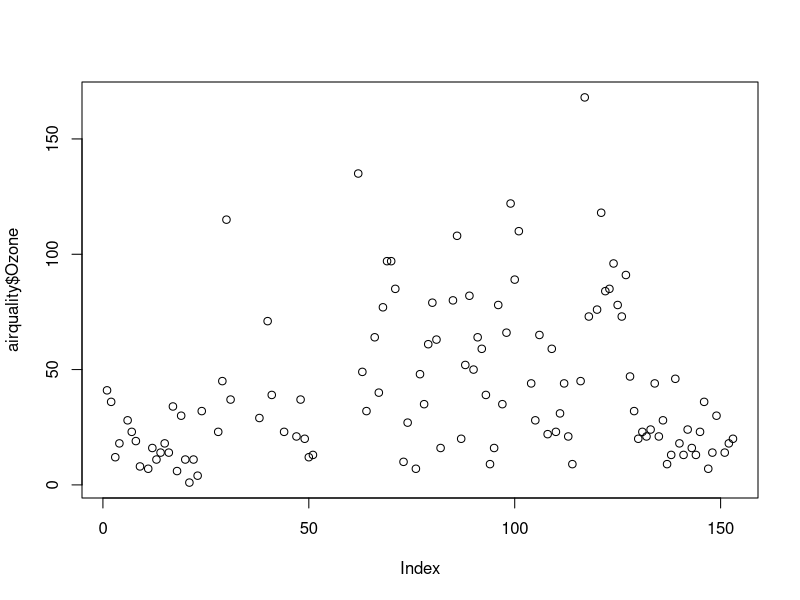
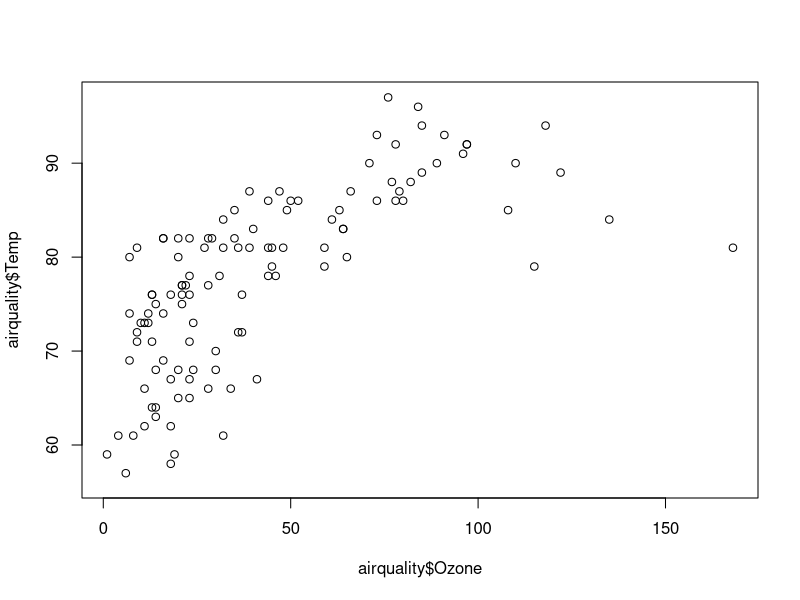
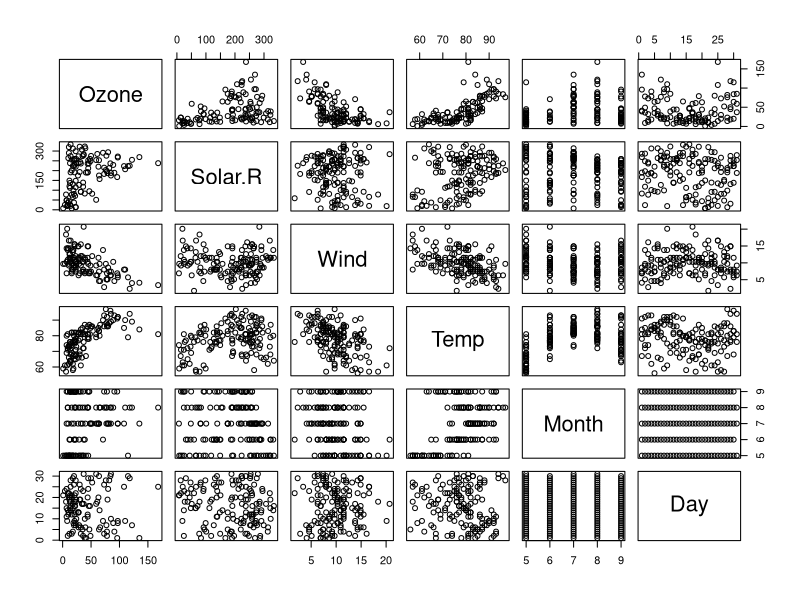
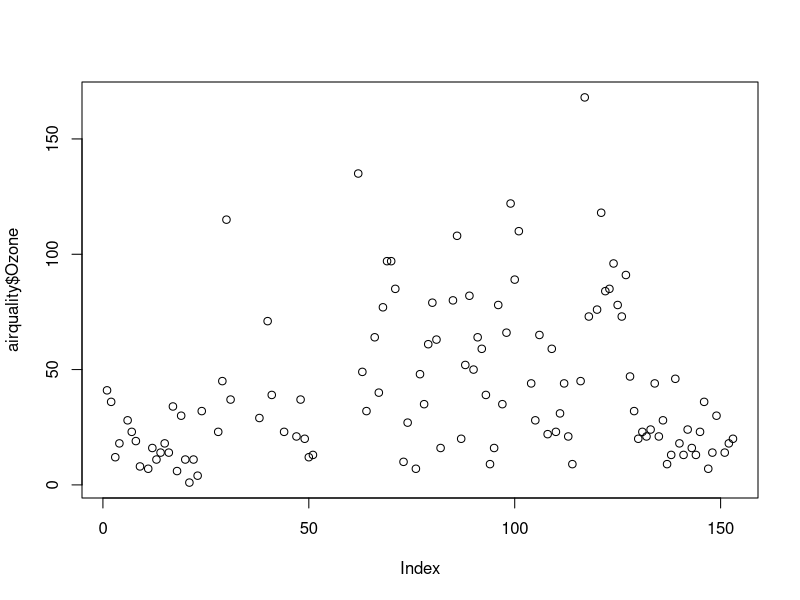
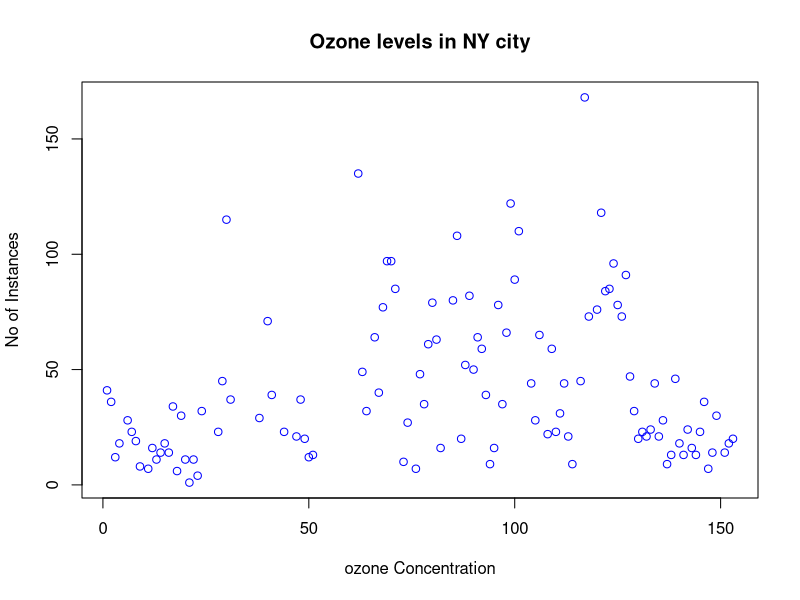
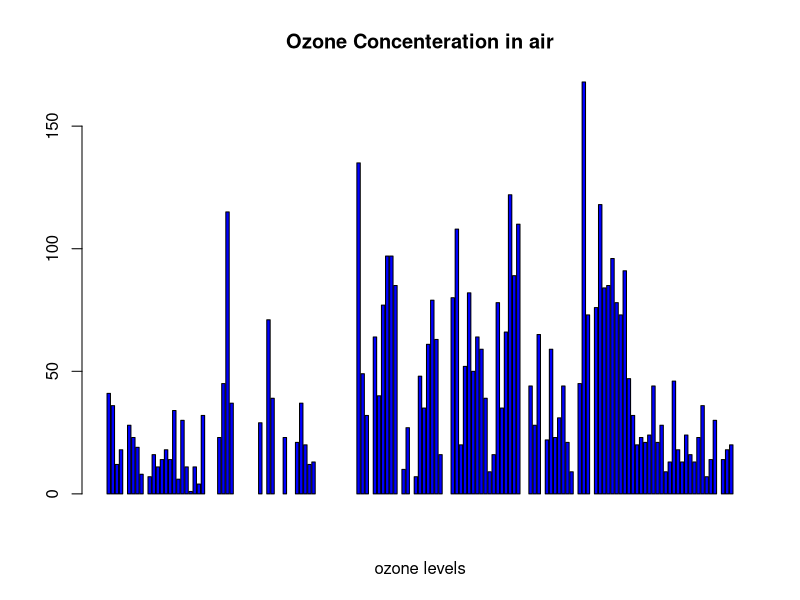
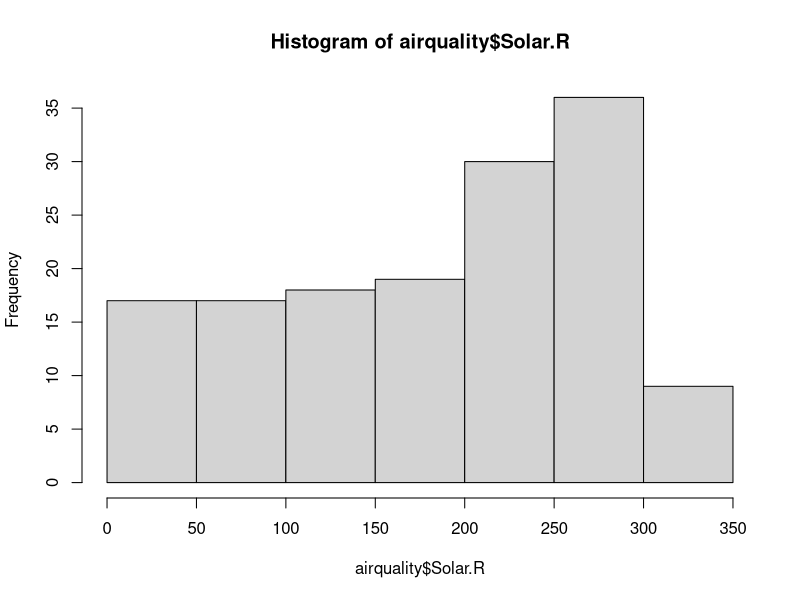
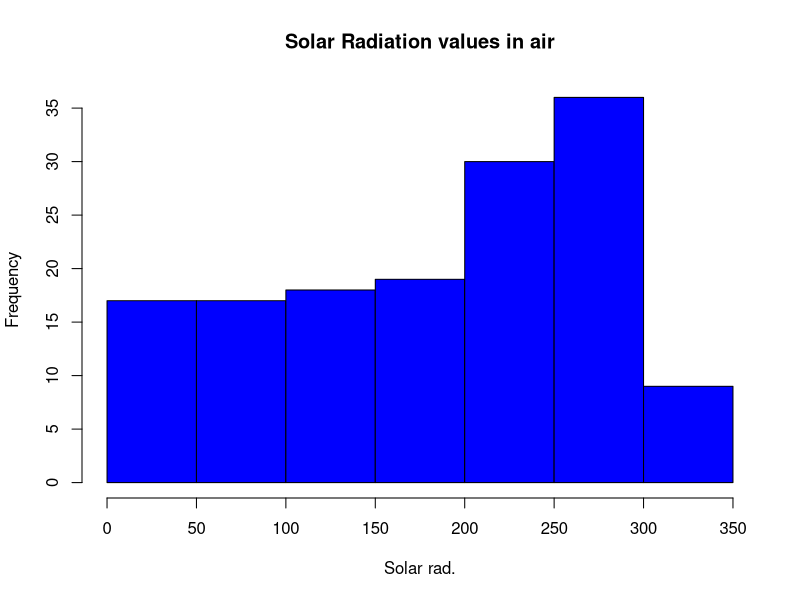

Reproduce these figures in R, in order.

library(datasets)
data("airquality")

#airquality = read.csv('path/airquality.csv',header=TRUE, sep=",")

airquality <- datasets::airquality

head(airquality)   #gives first 6 row and col
tail(airquality)   #gives last 6 row and col
airquality[,c(1,2)]  #all row , 1 and 2 col
airquality$Ozone    #only ozone col
####################
summary(airquality$Temp) # summary of only temp
summary(airquality)      # summary of the col variable


#####################
plot(airquality$Ozone)   # plots only ozone

plot(airquality$Ozone, airquality$Temp) #plot ozone against temp

plot(airquality)     # plots everything

# points and lines 
plot(airquality$Ozone, type= "p") # p: points, l: lines,b: both

plot(airquality$Ozone, xlab = 'ozone Concentration', 
     ylab = 'No of Instances', main = 'Ozone levels in NY city',
     col = 'blue')


# Horizontal bar plot
barplot(airquality$Ozone, main = 'Ozone Concenteration in air',
        xlab = 'ozone levels', col= 'blue',horiz = F)



#Histogram
hist(airquality$Solar.R)
hist(airquality$Solar.R, 
     main = 'Solar Radiation values in air',
     xlab = 'Solar rad.', col='blue')

#Single box plot
boxplot(airquality$Solar.R)

# Multiple box plots
boxplot(airquality[,1:4],main='Multiple')

#margin of the grid(mar), 
#no of rows and columns(mfrow), 
#whether a border is to be included(bty) 
#and position of the 
#labels(las: 1 for horizontal, las: 0 for vertical)
#bty - box around the plot

par(mfrow=c(3,3),mar=c(2,5,2,1),  las=1, bty="o")

plot(airquality$Ozone)
plot(airquality$Ozone, airquality$Wind)
plot(airquality$Ozone, type= "l")
plot(airquality$Ozone, type= "l")
plot(airquality$Ozone, type= "l")
barplot(airquality$Ozone, main = 'Ozone Concenteration in air',
        xlab = 'ozone levels', col='green',horiz = TRUE)
hist(airquality$Solar.R)
boxplot(airquality$Solar.R)
boxplot(airquality[,0:4], main='Multiple Box plots')

sd(airquality$Ozone,na.rm = T)














